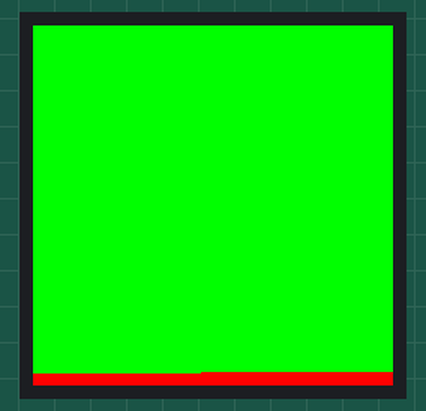
Recording of a program running on a simulated ESP32 board running MicroPython. On the bench: 240×240 colour display. What the program prints to the serial console is not drawn. At 6.0 s the program stops and its outputs stay as they are.

Above: at 1.73 s.
At 6.0 s:
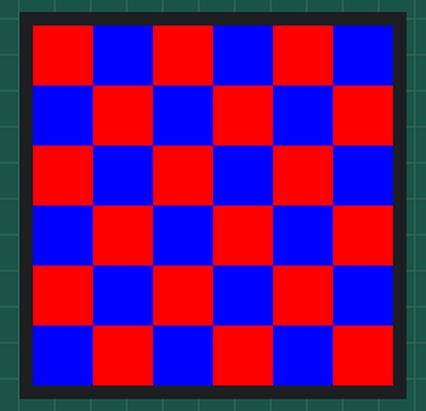

The program:

display_diagnostic.py
```python
# Código de diagnóstico para o display ST7789 com diferentes configurações
import machine
import time
import gc

# Liberar memória
gc.collect()

# Pinagem fornecida
SPI_SCL = 18      # D18 - SCL
SPI_SDA = 23      # D23 - SDA (MOSI)
RST = 19           # D4 - RES
DC = 15           # D15 - DC
BLK = 5          # D22 - BLK (Backlight)

# Constantes de cores
BLACK = 0x0000
RED = 0xF800
GREEN = 0x07E0
BLUE = 0x001F
WHITE = 0xFFFF

class ST7789Display:
    def __init__(self, spi_sck, spi_mosi, rst, dc, bl=None, cs=None):
        print("Inicializando display...")

        # Pinos
        self.rst = machine.Pin(rst, machine.Pin.OUT)
        self.dc = machine.Pin(dc, machine.Pin.OUT)

        if cs is not None:
            self.cs = machine.Pin(cs, machine.Pin.OUT)
        else:
            self.cs = None

        if bl is not None:
            self.bl = machine.Pin(bl, machine.Pin.OUT)
        else:
            self.bl = None

        # Configurar SPI
        print("Configurando SPI...")
        try:
            self.spi = machine.SPI(2,
                                  baudrate=40000000,
                                  polarity=1,
                                  phase=1,
                                  sck=machine.Pin(spi_sck),
                                  mosi=machine.Pin(spi_mosi))
            print("SPI inicializado com sucesso")
        except Exception as e:
            print(f"Erro ao inicializar SPI: {e}")
            return

        # Hard reset
        print("Executando hard reset...")
        self._hard_reset()

        # Inicializar display
        print("Inicializando sequência...")
        self._init_display()

        print("Display configurado!")

    def _hard_reset(self):
        """Execute hard reset do display"""
        # Reset
        if self.cs:
            self.cs.value(1)
        self.dc.value(0)

        if self.bl:
            self.bl.value(0)  # Desliga backlight durante reset

        # Sequência de reset
        self.rst.value(1)
        time.sleep_ms(50)
        self.rst.value(0)
        time.sleep_ms(50)
        self.rst.value(1)
        time.sleep_ms(150)

        if self.bl:
            self.bl.value(1)  # Liga backlight
            print("Backlight LIGADO")

    def _write_cmd(self, cmd):
        """Envia comando para o display"""
        if self.cs:
            self.cs.value(0)
        self.dc.value(0)  # Comando
        self.spi.write(bytes([cmd]))
        if self.cs:
            self.cs.value(1)

    def _write_data(self, data):
        """Envia dados para o display"""
        if self.cs:
            self.cs.value(0)
        self.dc.value(1)  # Dados
        self.spi.write(data if isinstance(data, bytes) else bytes([data]))
        if self.cs:
            self.cs.value(1)

    def _init_display(self):
        """Inicializa o display com os comandos corretos"""
        # Comandos de inicialização do ST7789
        self._write_cmd(0x01)    # Software Reset
        time.sleep_ms(150)

        self._write_cmd(0x11)    # Sleep Out
        time.sleep_ms(120)

        self._write_cmd(0x36)    # Memory Data Access Control
        self._write_data(0x00)   # Normal orientation

        self._write_cmd(0x3A)    # Interface Pixel Format
        self._write_data(0x05)   # 16 bits por pixel

        self._write_cmd(0xB2)    # Porch Setting
        self._write_data(bytes([0x0C, 0x0C, 0x00, 0x33, 0x33]))

        self._write_cmd(0xB7)    # Gate Control
        self._write_data(0x35)

        self._write_cmd(0xBB)    # VCOM Setting
        self._write_data(0x19)

        self._write_cmd(0xC0)    # LCM Control
        self._write_data(0x2C)

        self._write_cmd(0xC2)    # VDV and VRH Command Enable
        self._write_data(0x01)

        self._write_cmd(0xC3)    # VRH Set
        self._write_data(0x12)

        self._write_cmd(0xC4)    # VDV Set
        self._write_data(0x20)

        self._write_cmd(0xC6)    # Frame Rate Control
        self._write_data(0x0F)

        self._write_cmd(0xD0)    # Power Control 1
        self._write_data(bytes([0xA4, 0xA1]))

        self._write_cmd(0xE0)    # Positive Voltage Gamma Control
        self._write_data(bytes([0xD0, 0x04, 0x0D, 0x11, 0x13, 0x2B, 0x3F, 0x54, 0x4C, 0x18, 0x0D, 0x0B, 0x1F, 0x23]))

        self._write_cmd(0xE1)    # Negative Voltage Gamma Control
        self._write_data(bytes([0xD0, 0x04, 0x0C, 0x11, 0x13, 0x2C, 0x3F, 0x44, 0x51, 0x2F, 0x1F, 0x1F, 0x20, 0x23]))

        self._write_cmd(0x21)    # Display Inversion On

        self._write_cmd(0x29)    # Display On
        time.sleep_ms(120)

    def _set_window(self, x0, y0, x1, y1):
        """Define a área ativa do display"""
        # Definir coluna
        self._write_cmd(0x2A)
        self._write_data(bytes([x0 >> 8, x0 & 0xFF, x1 >> 8, x1 & 0xFF]))

        # Definir linha
        self._write_cmd(0x2B)
        self._write_data(bytes([y0 >> 8, y0 & 0xFF, y1 >> 8, y1 & 0xFF]))

        # Escrever na memória
        self._write_cmd(0x2C)

    def fill_rect(self, x, y, w, h, color):
        """Preenche um retângulo com uma cor específica"""
        # Limitar às dimensões da tela
        x = min(max(x, 0), 239)
        y = min(max(y, 0), 239)
        w = min(w, 240 - x)
        h = min(h, 240 - y)

        if w <= 0 or h <= 0:
            return

        # Definir janela
        self._set_window(x, y, x + w - 1, y + h - 1)

        # Preparar buffer de cor (dois bytes por pixel)
        color_bytes = bytes([color >> 8, color & 0xFF])

        # Escrever cores - usando buffer pequeno para não estourar memória
        buffer_size = min(w * h, 256) # 512 bytes (256 pixels)
        buffer = color_bytes * buffer_size

        pixels_to_write = w * h
        while pixels_to_write > 0:
            chunk = min(pixels_to_write, buffer_size)
            self._write_data(buffer[:chunk*2])
            pixels_to_write -= chunk

    def fill(self, color):
        """Preenche toda a tela com uma cor"""
        self.fill_rect(0, 0, 240, 240, color)

    def test_display(self):
        """Teste básico do display com cores e padrões"""
        print("Teste: tela vermelha")
        self.fill(RED)
        time.sleep(1)

        print("Teste: tela verde")
        self.fill(GREEN)
        time.sleep(1)

        print("Teste: tela azul")
        self.fill(BLUE)
        time.sleep(1)

        print("Teste: tela branca")
        self.fill(WHITE)
        time.sleep(1)

        print("Teste: tela preta")
        self.fill(BLACK)
        time.sleep(1)

        # Teste de padrão quadriculado
        print("Teste: padrão quadriculado")
        self.fill(BLACK)
        for i in range(0, 240, 40):
            for j in range(0, 240, 40):
                if (i // 40 + j // 40) % 2 == 0:
                    self.fill_rect(i, j, 40, 40, RED)
                else:
                    self.fill_rect(i, j, 40, 40, BLUE)

# Criar e testar o display
try:
    print("Criando objeto do display")
    display = ST7789Display(
        spi_sck=SPI_SCL,
        spi_mosi=SPI_SDA,
        rst=RST,
        dc=DC,
        bl=BLK,
        cs=None  # Sem chip select
    )

    print("Iniciando teste de diagnóstico")
    display.test_display()
    print("Teste concluído com sucesso!")

except Exception as e:
    print(f"Erro durante a execução: {e}")
```
